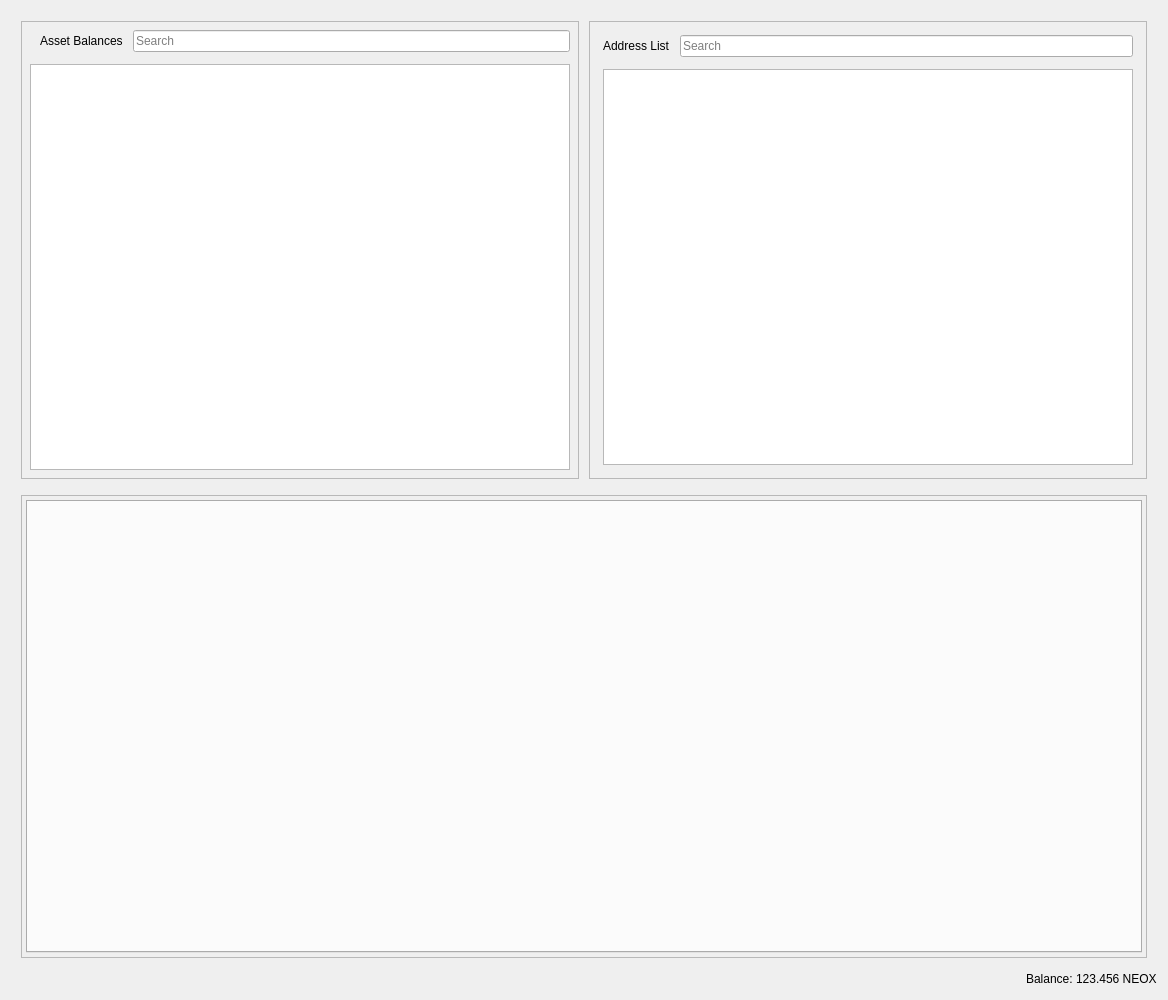
<?xml version="1.0" encoding="UTF-8"?>
<ui version="4.0">
 <class>RestrictedAssetsDialog</class>
 <widget class="QDialog" name="RestrictedAssetsDialog">
  <property name="geometry">
   <rect>
    <x>0</x>
    <y>0</y>
    <width>1168</width>
    <height>1000</height>
   </rect>
  </property>
  <property name="windowTitle">
   <string>Send Coins</string>
  </property>
  <layout class="QVBoxLayout" name="verticalLayout">
   <item>
    <layout class="QHBoxLayout" name="horizontalLayout">
     <property name="spacing">
      <number>10</number>
     </property>
     <property name="leftMargin">
      <number>10</number>
     </property>
     <property name="topMargin">
      <number>10</number>
     </property>
     <property name="rightMargin">
      <number>10</number>
     </property>
     <property name="bottomMargin">
      <number>5</number>
     </property>
     <item>
      <widget class="QFrame" name="frameAssetBalance">
       <property name="frameShape">
        <enum>QFrame::StyledPanel</enum>
       </property>
       <property name="frameShadow">
        <enum>QFrame::Raised</enum>
       </property>
       <layout class="QVBoxLayout" name="verticalLayout_7">
        <property name="spacing">
         <number>12</number>
        </property>
        <property name="leftMargin">
         <number>4</number>
        </property>
        <property name="topMargin">
         <number>4</number>
        </property>
        <property name="rightMargin">
         <number>4</number>
        </property>
        <property name="bottomMargin">
         <number>4</number>
        </property>
        <item>
         <layout class="QVBoxLayout" name="verticalLayout_4">
          <property name="spacing">
           <number>12</number>
          </property>
          <property name="leftMargin">
           <number>4</number>
          </property>
          <property name="topMargin">
           <number>4</number>
          </property>
          <property name="rightMargin">
           <number>4</number>
          </property>
          <property name="bottomMargin">
           <number>4</number>
          </property>
          <item>
           <layout class="QHBoxLayout" name="horizontalLayout_8">
            <property name="spacing">
             <number>10</number>
            </property>
            <property name="leftMargin">
             <number>10</number>
            </property>
            <item>
             <widget class="QLabel" name="labelAssetBalance">
              <property name="text">
               <string>Asset Balances</string>
              </property>
             </widget>
            </item>
            <item>
             <widget class="QLineEdit" name="lineEditAssetSearch">
              <property name="placeholderText">
               <string>Search</string>
              </property>
             </widget>
            </item>
           </layout>
          </item>
          <item>
           <widget class="QTableView" name="listAssets"/>
          </item>
         </layout>
        </item>
       </layout>
      </widget>
     </item>
     <item>
      <widget class="QFrame" name="frameAddressList">
       <property name="frameShape">
        <enum>QFrame::StyledPanel</enum>
       </property>
       <property name="frameShadow">
        <enum>QFrame::Raised</enum>
       </property>
       <layout class="QVBoxLayout" name="verticalLayout_10">
        <property name="spacing">
         <number>12</number>
        </property>
        <item>
         <layout class="QVBoxLayout" name="verticalLayout_9">
          <property name="spacing">
           <number>12</number>
          </property>
          <property name="leftMargin">
           <number>4</number>
          </property>
          <property name="topMargin">
           <number>4</number>
          </property>
          <property name="rightMargin">
           <number>4</number>
          </property>
          <property name="bottomMargin">
           <number>4</number>
          </property>
          <item>
           <layout class="QHBoxLayout" name="horizontalLayout_9">
            <property name="spacing">
             <number>10</number>
            </property>
            <property name="leftMargin">
             <number>0</number>
            </property>
            <property name="topMargin">
             <number>0</number>
            </property>
            <property name="rightMargin">
             <number>0</number>
            </property>
            <property name="bottomMargin">
             <number>0</number>
            </property>
            <item>
             <widget class="QLabel" name="labelAddressList">
              <property name="text">
               <string>Address List</string>
              </property>
             </widget>
            </item>
            <item>
             <widget class="QLineEdit" name="lineEditAddressSearch">
              <property name="placeholderText">
               <string>Search</string>
              </property>
             </widget>
            </item>
           </layout>
          </item>
          <item>
           <widget class="QTableView" name="myAddressList"/>
          </item>
         </layout>
        </item>
       </layout>
      </widget>
     </item>
    </layout>
   </item>
   <item>
    <layout class="QHBoxLayout" name="horizontalLayout_4">
     <property name="spacing">
      <number>10</number>
     </property>
     <property name="leftMargin">
      <number>10</number>
     </property>
     <property name="topMargin">
      <number>5</number>
     </property>
     <property name="rightMargin">
      <number>10</number>
     </property>
     <property name="bottomMargin">
      <number>5</number>
     </property>
     <item>
      <widget class="QFrame" name="tabFrame">
       <property name="frameShape">
        <enum>QFrame::StyledPanel</enum>
       </property>
       <property name="frameShadow">
        <enum>QFrame::Raised</enum>
       </property>
       <layout class="QVBoxLayout" name="verticalLayout_8">
        <property name="spacing">
         <number>12</number>
        </property>
        <property name="leftMargin">
         <number>4</number>
        </property>
        <property name="topMargin">
         <number>4</number>
        </property>
        <property name="rightMargin">
         <number>4</number>
        </property>
        <property name="bottomMargin">
         <number>4</number>
        </property>
        <item>
         <widget class="QTabWidget" name="tabWidget">
          <property name="tabPosition">
           <enum>QTabWidget::North</enum>
          </property>
          <property name="tabShape">
           <enum>QTabWidget::Rounded</enum>
          </property>
          <property name="currentIndex">
           <number>-1</number>
          </property>
          <property name="elideMode">
           <enum>Qt::ElideNone</enum>
          </property>
         </widget>
        </item>
       </layout>
      </widget>
     </item>
    </layout>
   </item>
   <item>
    <layout class="QHBoxLayout" name="horizontalLayout_2">
     <property name="spacing">
      <number>3</number>
     </property>
     <item>
      <spacer name="horizontalSpacer">
       <property name="orientation">
        <enum>Qt::Horizontal</enum>
       </property>
       <property name="sizeHint" stdset="0">
        <size>
         <width>40</width>
         <height>20</height>
        </size>
       </property>
      </spacer>
     </item>
     <item alignment="Qt::AlignRight">
      <widget class="QLabel" name="label">
       <property name="sizePolicy">
        <sizepolicy hsizetype="Preferred" vsizetype="Fixed">
         <horstretch>0</horstretch>
         <verstretch>0</verstretch>
        </sizepolicy>
       </property>
       <property name="text">
        <string>Balance:</string>
       </property>
      </widget>
     </item>
     <item alignment="Qt::AlignRight">
      <widget class="QLabel" name="labelBalance">
       <property name="sizePolicy">
        <sizepolicy hsizetype="Preferred" vsizetype="Fixed">
         <horstretch>0</horstretch>
         <verstretch>0</verstretch>
        </sizepolicy>
       </property>
       <property name="cursor">
        <cursorShape>IBeamCursor</cursorShape>
       </property>
       <property name="text">
        <string notr="true">123.456 NEOX</string>
       </property>
       <property name="textInteractionFlags">
        <set>Qt::LinksAccessibleByMouse|Qt::TextSelectableByKeyboard|Qt::TextSelectableByMouse</set>
       </property>
      </widget>
     </item>
    </layout>
   </item>
  </layout>
 </widget>
 <resources>
  <include location="../Depths.qrc"/>
 </resources>
 <connections/>
</ui>
